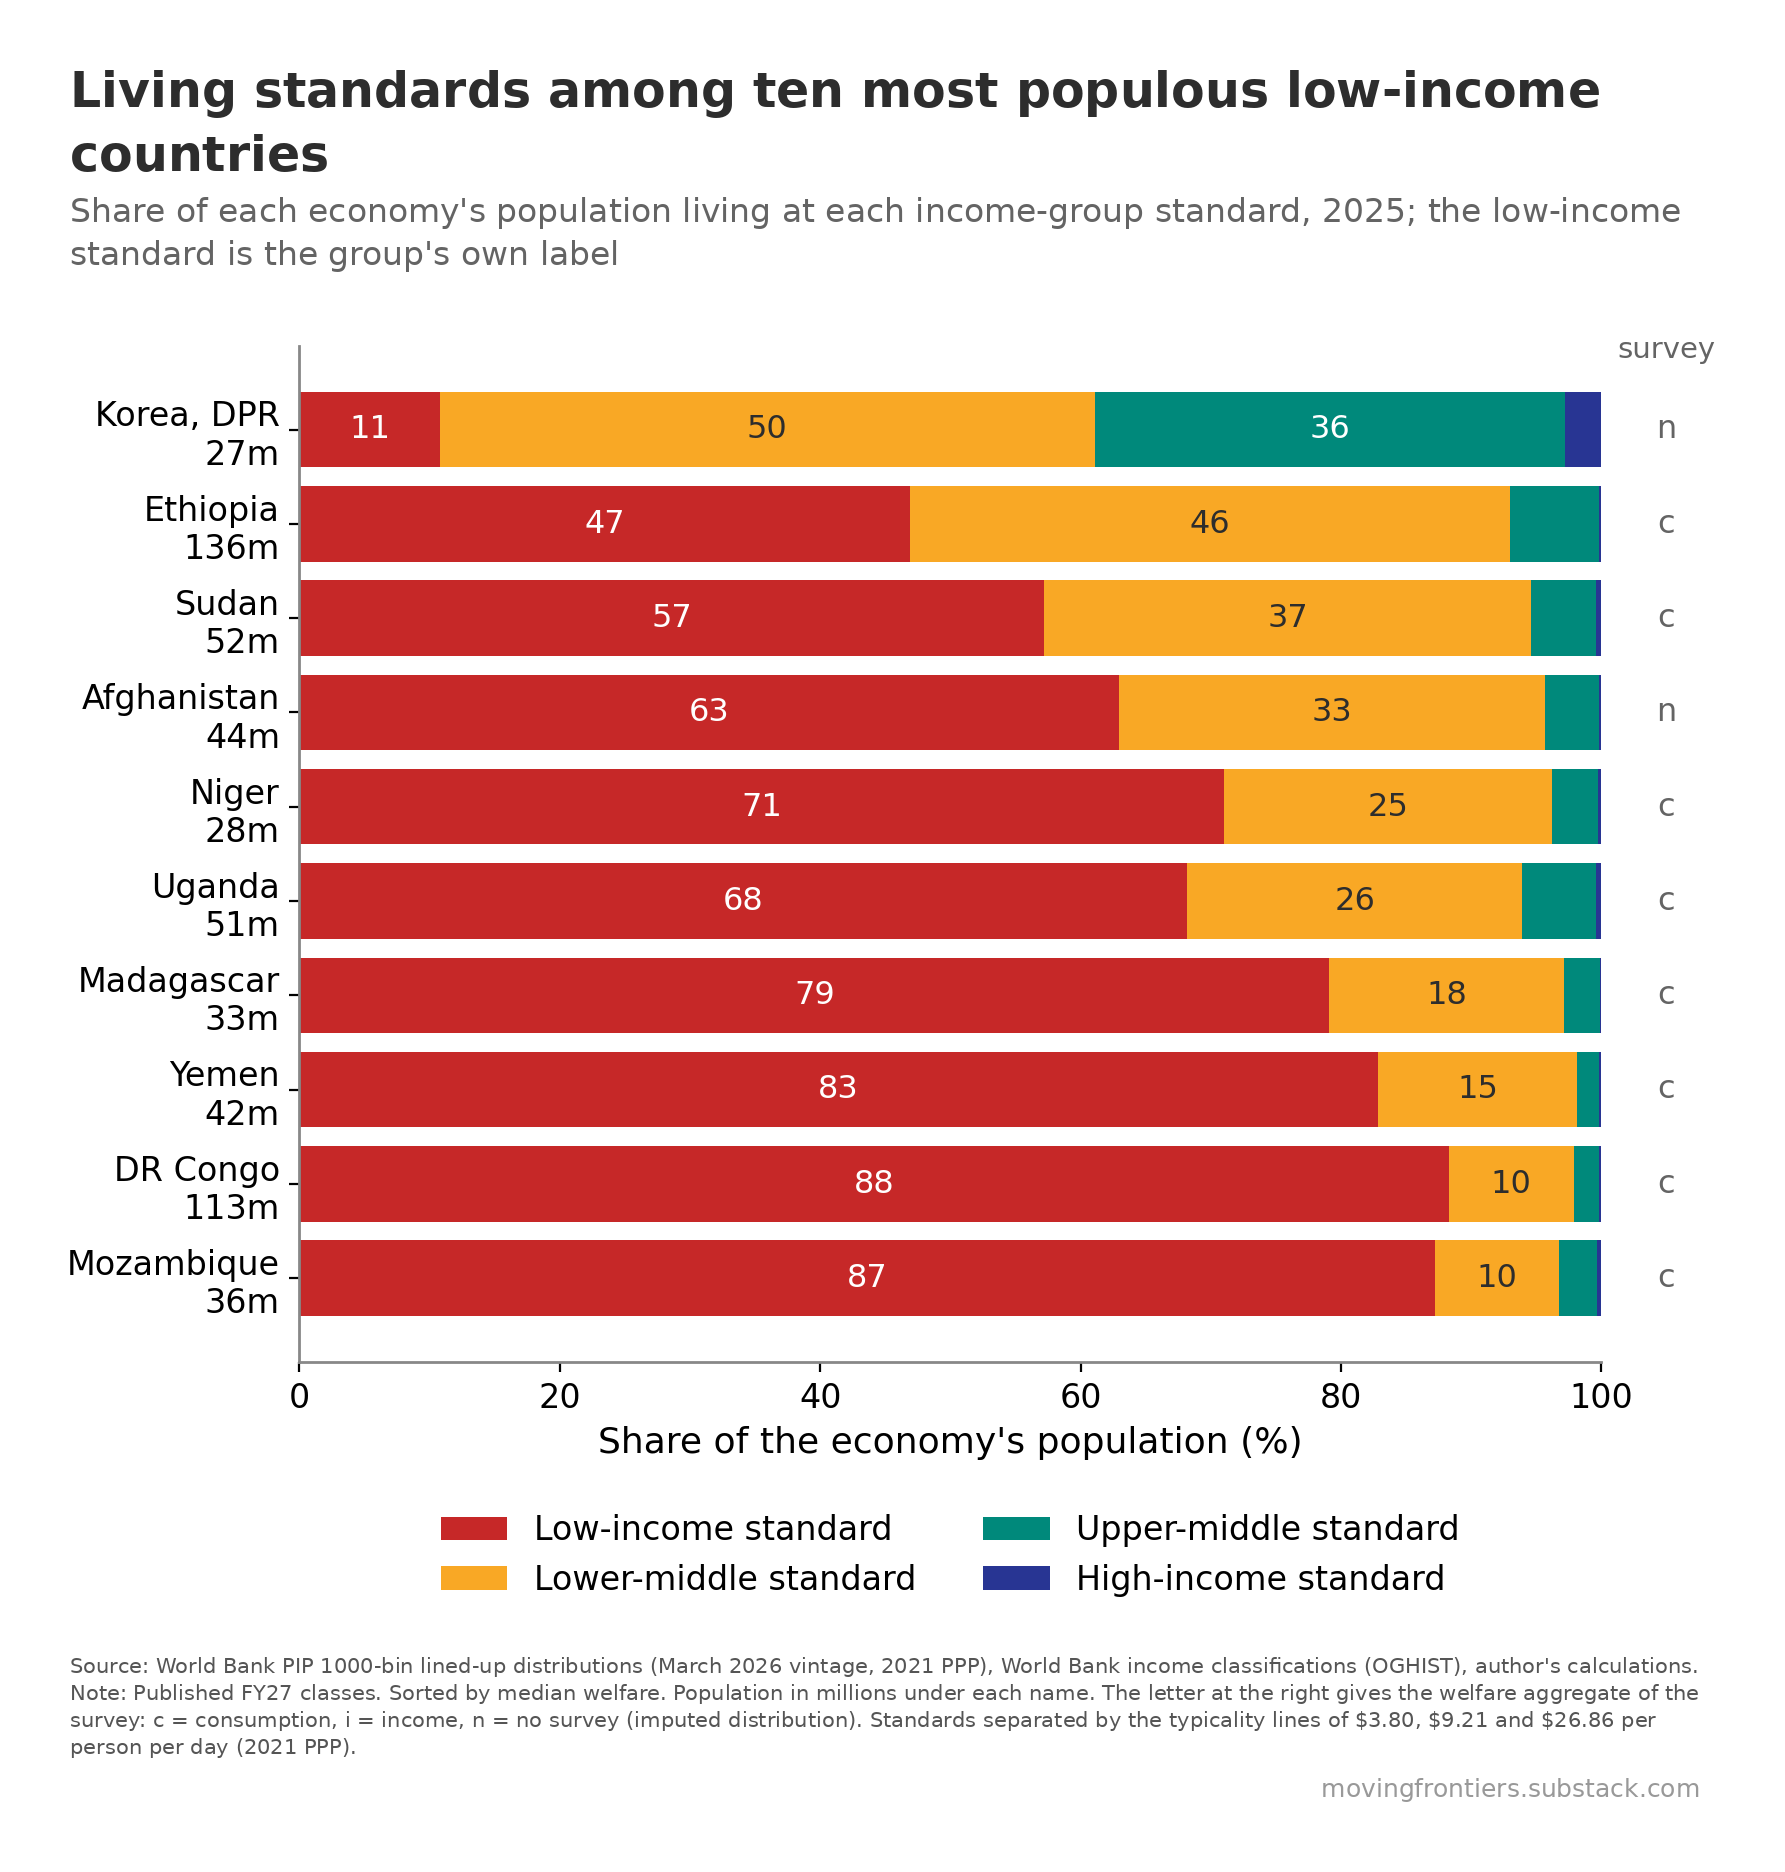

Here is the Python script that generated this plot:
"""chart-8d-ten-lics.py - Moving Frontiers, Belindia post. Self-sufficient: house style and data embedded.
Data frozen 12 Sep 2026 from World Bank PIP 1000-bin distributions (March 2026 vintage) and OGHIST (July 2026);
2026 = nowcast with China high income. Run: python3 chart-8d-ten-lics.py  ->  chart-8d-ten-lics.png (and chart-8d-ten-lics.csv is the same data).
Method: typicality lines = crossings of the four class curves of daily welfare (see belindia_typicality.xlsx)."""
import matplotlib; matplotlib.use("Agg")
import matplotlib.pyplot as plt, numpy as np, sys, types

# ---------------------------------------------------------------- house style (moving_frontiers_style.py, verbatim)
_mf = types.ModuleType("moving_frontiers_style"); sys.modules["moving_frontiers_style"] = _mf
exec(compile('"""\nmoving_frontiers_style.py - Moving Frontiers house style.\n\nDraw the plot in matplotlib, save it, then call compose(). The title, subtitle,\ncaption and watermark are laid out in PIL, where every gap is measured ink to ink\nrather than through matplotlib text boxes, which carry the font\'s full ascent and\ndescent whether or not the string has ascenders or descenders.\n\n    import moving_frontiers_style as mf\n    mf.rc()\n    fig, ax = plt.subplots(figsize=(8, 5.6), dpi=mf.DPI)\n    ...plot in mf.palette(2)...\n    fig.savefig("plot.png", dpi=mf.DPI, facecolor="white", bbox_inches="tight")\n    mf.compose("plot.png", "chart.png", TITLE, SUBTITLE, SOURCE, NOTE)\n\n"""\n\nimport os\nimport numpy as np\nimport matplotlib\nfrom PIL import Image, ImageDraw, ImageFont\n\nDPI = 200\n\n# ---- colours: the main elements, by how many series the chart has ----\nRED, GOLD, GREEN, BLUE = "#C62828", "#F9A825", "#00897B", "#283593"\nPALETTE = {1: [BLUE],\n           2: [RED, BLUE],\n           3: [RED, BLUE, GOLD],\n           4: [RED, GOLD, GREEN, BLUE]}\nGREY = "#888888"          # axes, rules, de-emphasised marks\n\n\ndef palette(n):\n    assert n in PALETTE, "the house palette covers one to four series"\n    return PALETTE[n]\n\n\n# ---- spacing, in pixels at 200 dpi, every gap ink to ink ----\nGAP_TITLE_SUB = 25        # subtitle below the title\nGAP_SUB_PLOT  = 70        # plot below the subtitle\nGAP_PLOT_CAP  = 60        # caption below the plot\nGAP_CAP_MARK  = 20        # watermark below the last caption line\nMARK_RIGHT    = 15        # watermark right edge, inside the content right edge\nBORDER        = 70        # empty space around the whole canvas\n\n# Canvas width is allowed to differ from chart to chart: each canvas is just the plot\n# plus the border. Pass content_w=<px> to compose() to pad a narrow plot out to a\n# common width instead, which is optional.\nCONTENT_W     = None\n\n# Type is fixed, not scaled to the chart. Sizing the title from the plot width made\n# it depend on how much white space matplotlib happened to leave, so a narrow chart\n# got a smaller title than a wide one in the same pack.\n# TYPE SCALES WITH THE CANVAS, so that a chart shown at a fixed display width, a\n# phone column say, always shows the same apparent type whatever its own pixel width.\n# The point sizes below are the sizes at REF_W; a canvas half again as wide gets type\n# half again as large, and the two look identical once both are scaled to the column.\n# Sizing type from the plot width, as an earlier version did, is not the same thing and\n# was a bug: it made the title depend on how much white space matplotlib happened to\n# leave around the axes rather than on how large the image is.\nREF_W      = 1980         # reference canvas width the point sizes below refer to\nTITLE_PT   = 19.44        # title, 54px at REF_W\nSUB_FRAC   = 0.68         # subtitle as a share of the title\nCAP_PT     = 8.5          # caption, 24px at REF_W\nMARK_MULT  = 1.2          # watermark as a share of the caption\nLEADING    = 1.32\n\n# Type inside the plot. Set once here and applied by rc(), so every chart in a pack\n# carries the same tick labels, axis titles and annotations. A build script that\n# passes its own fontsize= breaks that, so use these constants instead.\nAXIS_PT    = 13           # axis titles\nTICK_PT    = 12           # tick labels, both axes\nLEGEND_PT  = 12           # legend entries\nLABEL_PT   = 11.5         # in-plot labels and data values\nEMPH_PT    = 15           # emphasised data values, bold\n\nINK        = "#2D2D2D"    # title\nSUB_INK    = "#646464"    # subtitle\nCAP_INK    = "#555555"    # caption\nMARK_INK   = "#999999"    # watermark\nMARK_TEXT  = "movingfrontiers.substack.com"\nCREDIT     = ""\n\n\ndef rc():\n    """Matplotlib defaults for the plot itself."""\n    matplotlib.pyplot.rcParams.update({\n        "font.family": "DejaVu Sans", "font.size": AXIS_PT,\n        "axes.labelsize": AXIS_PT, "xtick.labelsize": TICK_PT,\n        "ytick.labelsize": TICK_PT, "legend.fontsize": LEGEND_PT,\n        "axes.edgecolor": GREY, "axes.linewidth": 1.0,\n        "figure.facecolor": "white", "axes.facecolor": "white"})\n\n\ndef style_ax(ax):\n    ax.spines["top"].set_visible(False)\n    ax.spines["right"].set_visible(False)\n\n\ndef _font(px, bold=False):\n    name = "DejaVuSans-Bold.ttf" if bold else "DejaVuSans.ttf"\n    for p in (os.path.join(matplotlib.get_data_path(), "fonts", "ttf", name),\n              "/usr/share/fonts/truetype/dejavu/" + name):\n        if os.path.exists(p):\n            return ImageFont.truetype(p, px)\n    raise FileNotFoundError(name)\n\n\ndef _ink(font, s):\n    """Ink top and bottom of a string relative to its baseline."""\n    b = font.getbbox(s, anchor="ls")\n    return b[1], b[3]\n\n\ndef _wrap(font, paragraphs, width):\n    """Greedy wrap. Also returns, for each line, which paragraph it came from, so a\n    line that ends because its paragraph ended can be told apart from one that ends\n    because the next word would not fit."""\n    lines, owner = [], []\n    for p, text in enumerate(paragraphs):\n        cur = ""\n        for w in text.split():\n            t = (cur + " " + w).strip()\n            if not cur or font.getlength(t) <= width:\n                cur = t\n            else:\n                lines.append(cur); owner.append(p); cur = w\n        if cur:\n            lines.append(cur); owner.append(p)\n    return lines, owner\n\n\ndef _crop(img):\n    g = np.array(img.convert("L"))\n    r = np.where((g < 250).any(1))[0]\n    c = np.where((g < 250).any(0))[0]\n    return img.crop((c.min(), r.min(), c.max() + 1, r.max() + 1))\n\n\ndef compose(plot_png, out_png, title, subtitle, source, note=None, credit=CREDIT,\n            content_w=CONTENT_W):\n    """Title band above the plot, caption and watermark below, BORDER px all around."""\n    plot = _crop(Image.open(plot_png).convert("RGB"))\n    PW, H = plot.size\n    W = max(PW, content_w or 0)          # the target is a floor, never a ceiling\n\n    k = (W + 2 * BORDER) / REF_W         # type scales with the canvas, not the plot\n    title_px = round(TITLE_PT * DPI / 72 * k)\n    cap_px   = round(CAP_PT * DPI / 72 * k)\n    f_title = _font(title_px, bold=True)\n    f_sub   = _font(int(title_px * SUB_FRAC))\n    f_cap   = _font(cap_px)\n    f_mark  = _font(round(cap_px * MARK_MULT))\n\n    tl, _ = _wrap(f_title, [title], W)\n    sl, _ = _wrap(f_sub, [subtitle], W)\n    paras = ["Source: " + source + (" " + credit if credit else "")]\n    if note:\n        paras.append("Note: " + note)\n    cl, owner = _wrap(f_cap, paras, W)\n    for i in range(len(cl) - 1):                       # lines must be maximally full\n        if owner[i + 1] == owner[i]:\n            nxt = cl[i + 1].split()[0]\n            assert f_cap.getlength(cl[i] + " " + nxt) > W, \\\n                f"caption line {i} is not filled to the full width"\n\n    tlh = int(f_title.size * LEADING)\n    slh = int(f_sub.size * LEADING)\n    clh = int(f_cap.size * LEADING)\n\n    # walk down the page, each gap measured from the ink above it\n    y, place = 0, []\n    for i, s in enumerate(tl):\n        base = y - _ink(f_title, s)[0] if i == 0 else place[-1][0] + tlh\n        place.append((base, s, f_title, INK, "left"))\n    y = place[-1][0] + _ink(f_title, tl[-1])[1]\n    for i, s in enumerate(sl):\n        base = (y + GAP_TITLE_SUB - _ink(f_sub, s)[0]) if i == 0 else place[-1][0] + slh\n        place.append((base, s, f_sub, SUB_INK, "left"))\n    y = place[-1][0] + _ink(f_sub, sl[-1])[1]\n\n    plot_y = y + GAP_SUB_PLOT\n    y = plot_y + H\n\n    for i, s in enumerate(cl):\n        base = (y + GAP_PLOT_CAP - _ink(f_cap, s)[0]) if i == 0 else place[-1][0] + clh\n        place.append((base, s, f_cap, CAP_INK, "left"))\n    y = place[-1][0] + _ink(f_cap, cl[-1])[1]\n    place.append((y + GAP_CAP_MARK - _ink(f_mark, MARK_TEXT)[0],\n                  MARK_TEXT, f_mark, MARK_INK, "right"))\n    y = place[-1][0] + _ink(f_mark, MARK_TEXT)[1]\n\n    canvas = Image.new("RGB", (W + 2 * BORDER, y + 2 * BORDER), "white")\n    canvas.paste(plot, (BORDER, plot_y + BORDER))     # left, with the title and caption\n    d = ImageDraw.Draw(canvas)\n    for base, s, f, col, align in place:\n        x = BORDER + (W - MARK_RIGHT - f.getlength(s) if align == "right" else 0)\n        d.text((x, base + BORDER), s, font=f, fill=col, anchor="ls")\n    canvas.save(out_png)\n    verify(out_png)\n    return out_png\n\n\ndef verify(png):\n    """Blank pixel rows between each block, and the border, must match the constants."""\n    a = np.array(Image.open(png).convert("L"))\n    Hh, Ww = a.shape\n    ink = a < 250\n    rows = np.where(ink.any(1))[0]\n    cols = np.where(ink.any(0))[0]\n    bands, start, prev = [], rows[0], rows[0]\n    for r in rows[1:]:\n        if r - prev > 3:\n            bands.append((start, prev)); start = r\n        prev = r\n    bands.append((start, prev))\n    gaps = [bands[i + 1][0] - bands[i][1] - 1 for i in range(len(bands) - 1)]\n    assert GAP_SUB_PLOT in gaps, f"no {GAP_SUB_PLOT}px gap below the subtitle"\n    assert GAP_PLOT_CAP in gaps, f"no {GAP_PLOT_CAP}px gap above the caption"\n    assert gaps[-1] == GAP_CAP_MARK, \\\n        f"gap above the watermark is {gaps[-1]}px, expected {GAP_CAP_MARK}"\n    assert (rows[0], Hh - 1 - rows[-1], cols[0]) == (BORDER, BORDER, BORDER), \\\n        f"top, bottom and left borders are {(rows[0], Hh - 1 - rows[-1], cols[0])}, " \\\n        f"expected {BORDER}"\n    assert Ww - 1 - cols[-1] >= BORDER, \\\n        f"right border is {Ww - 1 - cols[-1]}, expected at least {BORDER}"\n    wm_cols = np.where(ink[bands[-1][0]:bands[-1][1] + 1, :].any(0))[0]\n    assert Ww - 1 - wm_cols.max() >= BORDER + MARK_RIGHT - 3, "watermark right margin is wrong"\n    return gaps\n', "moving_frontiers_style.py", "exec"), _mf.__dict__)
mf = _mf

# ---------------------------------------------------------------- data
DATA = {'code': ['PRK', 'ETH', 'SDN', 'AFG', 'NER', 'UGA', 'MDG', 'YEM', 'COD', 'MOZ'], 'economy': ['Korea, DPR', 'Ethiopia', 'Sudan', 'Afghanistan', 'Niger', 'Uganda', 'Madagascar', 'Yemen', 'DR Congo', 'Mozambique'], 'group': ['L', 'L', 'L', 'L', 'L', 'L', 'L', 'L', 'L', 'L'], 'wtype': ['n', 'c', 'c', 'n', 'c', 'c', 'c', 'c', 'c', 'c'], 'pop_m': [26.6, 135.5, 51.7, 43.8, 27.9, 51.4, 32.7, 41.8, 112.8, 35.6], 'at_L': [0.1077, 0.4691, 0.5721, 0.6295, 0.7103, 0.6817, 0.7908, 0.8284, 0.883, 0.872], 'at_LM': [0.5031, 0.4607, 0.3741, 0.3268, 0.2521, 0.2574, 0.1802, 0.1528, 0.0956, 0.0953], 'at_UM': [0.3612, 0.0686, 0.05, 0.0415, 0.0352, 0.0567, 0.0278, 0.0173, 0.0194, 0.029], 'at_H': [0.0279, 0.0016, 0.0039, 0.0022, 0.0024, 0.0042, 0.0011, 0.0014, 0.002, 0.0036], 'median': [7.88, 3.96, 3.42, 3.16, 2.89, 2.78, 2.32, 2.05, 1.5, 1.49]}

TITLE = 'Living standards among ten most populous low-income countries'
SUBTITLE = "Share of each economy's population living at each income-group standard, 2025; the low-income standard is the group's own label"
SOURCE = "World Bank PIP 1000-bin lined-up distributions (March 2026 vintage, 2021 PPP), World Bank income classifications (OGHIST), author's calculations."
NOTE = 'Published FY27 classes. Sorted by median welfare. Population in millions under each name. The letter at the right gives the welfare aggregate of the survey: c = consumption, i = income, n = no survey (imputed distribution). Standards separated by the typicality lines of $3.80, $9.21 and $26.86 per person per day (2021 PPP).'

def build():
    mf.rc()
    fig, ax = plt.subplots(figsize=(8.4, 6.6), dpi=mf.DPI)
    mf.style_ax(ax)

    n = len(DATA["code"]); y = np.arange(n)[::-1]; c4 = mf.palette(4); keys = ["at_L", "at_LM", "at_UM", "at_H"]
    left = np.zeros(n)
    for k, key in enumerate(keys):
        v = np.array(DATA[key]) * 100
        ax.barh(y, v, left=left, color=c4[k], label=["Low-income standard", "Lower-middle standard", "Upper-middle standard", "High-income standard"][k])
        for i in range(n):
            if v[i] >= 8: ax.text(left[i] + v[i] / 2, y[i], f"{v[i]:.0f}", ha="center", va="center", color="white", fontsize=mf.LABEL_PT)
        left += v
    ax.set_yticks(y); ax.set_yticklabels([f"{e}\n{p:,.0f}m" for e, p in zip(DATA["economy"], DATA["pop_m"])])
    for i in range(n): ax.text(105, y[i], DATA["wtype"][i], ha="center", va="center", fontsize=mf.LABEL_PT, color=mf.SUB_INK, clip_on=False)
    ax.text(105, n - 0.3, "survey", ha="center", va="bottom", fontsize=mf.LABEL_PT - 1, color=mf.SUB_INK, clip_on=False)
    ax.set_xlim(0, 100); ax.set_xlabel("Share of the economy's population (%)")
    ax.legend(loc="upper center", bbox_to_anchor=(0.5, -0.12), ncol=2, frameon=False)

    fig.savefig("chart-8d-ten-lics-plot.png", dpi=mf.DPI, facecolor="white", bbox_inches="tight")
    plt.close(fig)
    mf.compose("chart-8d-ten-lics-plot.png", "chart-8d-ten-lics.png", TITLE, SUBTITLE, SOURCE, NOTE)
    import os; os.remove("chart-8d-ten-lics-plot.png")
    print("wrote chart-8d-ten-lics.png")

if __name__ == "__main__":
    build()
